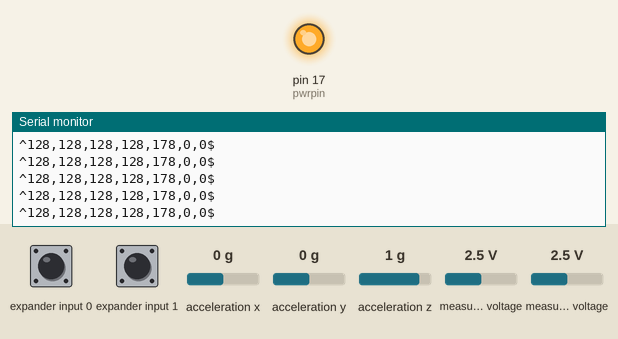
A sketch run on a simulated Arduino Uno, built with avr-gcc and run on an emulated ATmega328P. Parts: output pins drawn as LEDs (lit = HIGH), the last lines printed to the serial monitor. Wiring (inferred from the names in the program): Wii Nunchuk at I2C address 0x52. Inputs (shaded band) come from the test bench; at power-on: measured voltage 2.5 V, expander input 0 HIGH, expander input 1 HIGH, acceleration x 0 g, acceleration y 0 g, acceleration z 1 g.

Above: at 4.3 s.
4.4 s: measured voltage (sensor 200) set to 2.1 V
At 4.9 s:
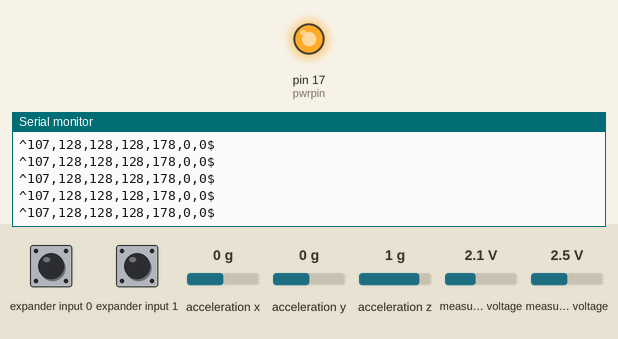
7.4 s: measured voltage (sensor 200) set to 1.8 V
At 8.0 s:
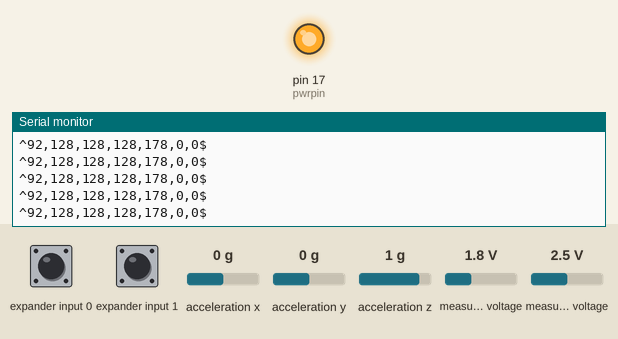
10.4 s: measured voltage (sensor 201) set to 2.1 V
At 11.4 s:
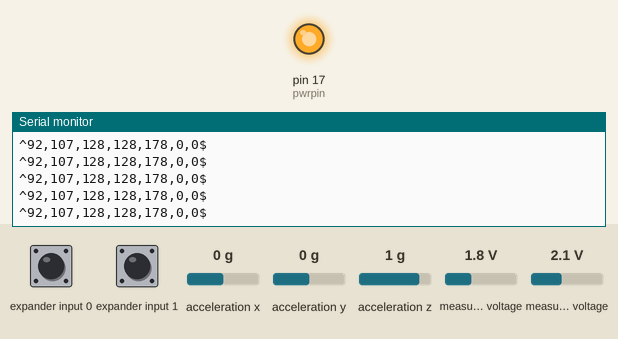
13.4 s: measured voltage (sensor 201) set to 1.8 V
At 14.2 s:
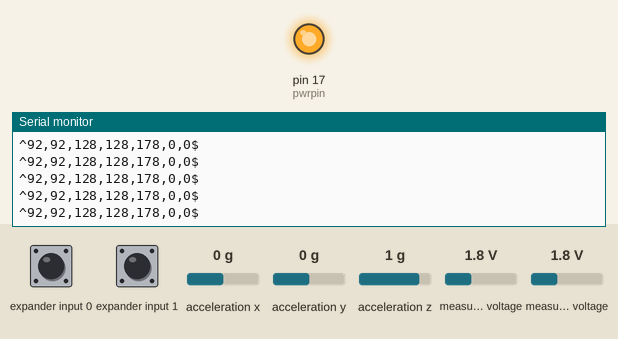
Timing chart, 0 to 16.4 s (numbered marks = the images above; inputs shaded):
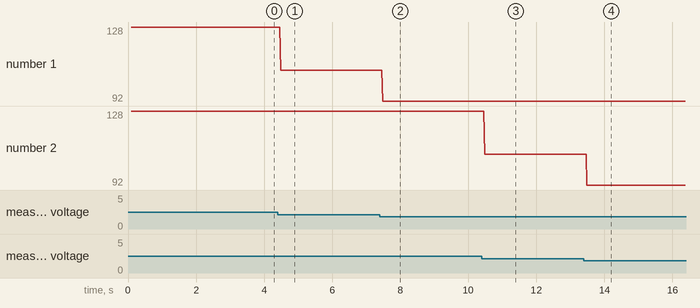

Measured:
- after the input at 4.4 s, the serial monitor: prints a new line after 0.08 s (image 1)
- after the input at 7.4 s, the serial monitor: prints a new line after 0.09 s (image 2)
- after the input at 10.4 s, the serial monitor: prints a new line after 0.09 s (image 3)
- after the input at 13.4 s, the serial monitor: prints a new line after 0.09 s (image 4)
- plotted number 1: 128 → 107 after the input at 4.4 s, 107 → 92 after the input at 7.4 s

The sketch:

WiiChuckDriver.ino
```cpp
#include <Wire.h>
#include <Arduino.h>
#include "nunchuck_funcs.h"

void setup() {
    Serial.begin(9600);
    nunchuck_setpowerpins();
    nunchuck_init();
}

void loop() {
    nunchuck_get_data();
    Serial.print("^");
    Serial.print(nunchuck_joyx(), DEC);    Serial.print(",");
    Serial.print(nunchuck_joyy(), DEC);    Serial.print(",");
    Serial.print(nunchuck_accelx(), DEC);  Serial.print(",");
    Serial.print(nunchuck_accely(), DEC);  Serial.print(",");
    Serial.print(nunchuck_accelz(), DEC);  Serial.print(",");
    Serial.print(nunchuck_zbutton(), DEC);  Serial.print(",");
    Serial.print(nunchuck_cbutton(), DEC);
    Serial.print("$\r\n");
}
```

nunchuck_funcs.h
```cpp
/*
 * Nunchuck functions  -- Talk to a Wii Nunchuck
 *
 * This library is from the Bionic Arduino course :
 *                          http://todbot.com/blog/bionicarduino/
 *
 * 2007 Tod E. Kurt, http://todbot.com/blog/
 *
 * The Wii Nunchuck reading code originally from Windmeadow Labs
 *   http://www.windmeadow.com/node/42
 */

static uint8_t nunchuck_buf[6];   // array to store nunchuck data,

// Uses port C (analog in) pins as power & ground for Nunchuck
static void nunchuck_setpowerpins()
{
#define pwrpin PORTC3
#define gndpin PORTC2
    DDRC |= _BV(pwrpin) | _BV(gndpin);
    PORTC &=~ _BV(gndpin);
    PORTC |=  _BV(pwrpin);
    delay(100);  // wait for things to stabilize
}

// initialize the I2C system, join the I2C bus,
// and tell the nunchuck we're talking to it
static void nunchuck_init()
{
    Wire.begin();                // join i2c bus as master
    Wire.beginTransmission(0x52);// transmit to device 0x52
    Wire.write(0x40);// sends memory address
    Wire.write(uint8_t(0));// sends sent a zero.
    Wire.endTransmission();// stop transmitting
}

// Send a request for data to the nunchuck
// was "send_zero()"
static void nunchuck_send_request()
{
    Wire.beginTransmission(0x52);// transmit to device 0x52
    Wire.write(uint8_t(0));// sends one byte
    Wire.endTransmission();// stop transmitting
}

// Encode data to format that most wiimote drivers except
// only needed if you use one of the regular wiimote drivers
static char nunchuk_decode_byte (char x)
{
    x = (x ^ 0x17) + 0x17;
    return x;
}

// Receive data back from the nunchuck,
// returns 1 on successful read. returns 0 on failure
static int nunchuck_get_data()
{
    int cnt=0;
    Wire.requestFrom (0x52, 6);// request data from nunchuck
    while (Wire.available ()) {
        // receive byte as an integer
        nunchuck_buf[cnt] = nunchuk_decode_byte(Wire.read());
        cnt++;
    }
    nunchuck_send_request();  // send request for next data payload
    // If we recieved the 6 bytes, then go print them
    if (cnt >= 5) {
        return 1;   // success
    }
    return 0; //failure
}

// Print the input data we have recieved
// accel data is 10 bits long
// so we read 8 bits, then we have to add
// on the last 2 bits.  That is why I
// multiply them by 2 * 2
static void nunchuck_print_data()
{
    static int i=0;
    int joy_x_axis = nunchuck_buf[0];
    int joy_y_axis = nunchuck_buf[1];
    int accel_x_axis = nunchuck_buf[2]; // * 2 * 2;
    int accel_y_axis = nunchuck_buf[3]; // * 2 * 2;
    int accel_z_axis = nunchuck_buf[4]; // * 2 * 2;

    int z_button = 0;
    int c_button = 0;

    // byte nunchuck_buf[5] contains bits for z and c buttons
    // it also contains the least significant bits for the accelerometer data
    // so we have to check each bit of byte outbuf[5]
    if ((nunchuck_buf[5] >> 0) & 1)
        z_button = 1;
    if ((nunchuck_buf[5] >> 1) & 1)
        c_button = 1;

    if ((nunchuck_buf[5] >> 2) & 1)
        accel_x_axis += 2;
    if ((nunchuck_buf[5] >> 3) & 1)
        accel_x_axis += 1;

    if ((nunchuck_buf[5] >> 4) & 1)
        accel_y_axis += 2;
    if ((nunchuck_buf[5] >> 5) & 1)
        accel_y_axis += 1;

    if ((nunchuck_buf[5] >> 6) & 1)
        accel_z_axis += 2;
    if ((nunchuck_buf[5] >> 7) & 1)
        accel_z_axis += 1;

    Serial.print(i,DEC);
    Serial.print("\t");

    Serial.print("joy:");
    Serial.print(joy_x_axis,DEC);
    Serial.print(",");
    Serial.print(joy_y_axis, DEC);
    Serial.print("  \t");

    Serial.print("acc:");
    Serial.print(accel_x_axis, DEC);
    Serial.print(",");
    Serial.print(accel_y_axis, DEC);
    Serial.print(",");
    Serial.print(accel_z_axis, DEC);
    Serial.print("\t");

    Serial.print("but:");
    Serial.print(z_button, DEC);
    Serial.print(",");
    Serial.print(c_button, DEC);

    Serial.print("\r\n");  // newline
    i++;
}

// returns zbutton state: 1=pressed, 0=notpressed
static int nunchuck_zbutton()
{
    return ((nunchuck_buf[5] >> 0) & 1) ? 0 : 1;  // voodoo
}

// returns zbutton state: 1=pressed, 0=notpressed
static int nunchuck_cbutton()
{
    return ((nunchuck_buf[5] >> 1) & 1) ? 0 : 1;  // voodoo
}

// returns value of x-axis joystick
static int nunchuck_joyx()
{
    return nunchuck_buf[0];
}

// returns value of y-axis joystick
static int nunchuck_joyy()
{
    return nunchuck_buf[1];
}

// returns value of x-axis accelerometer
static int nunchuck_accelx()
{
    return nunchuck_buf[2];   // FIXME: this leaves out 2-bits of the data
}

// returns value of y-axis accelerometer
static int nunchuck_accely()
{
    return nunchuck_buf[3];   // FIXME: this leaves out 2-bits of the data
}

// returns value of z-axis accelerometer
static int nunchuck_accelz()
{
    return nunchuck_buf[4];   // FIXME: this leaves out 2-bits of the data
}
```
